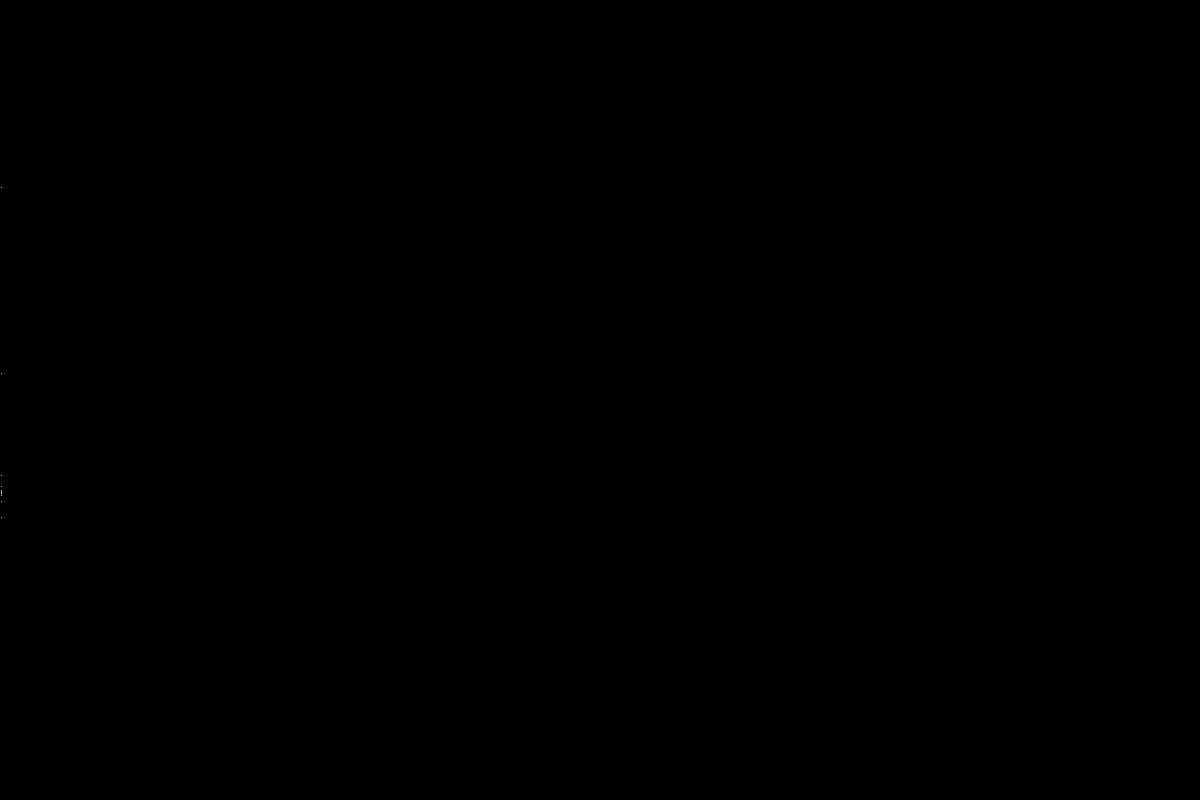
Frame 1 (no input)
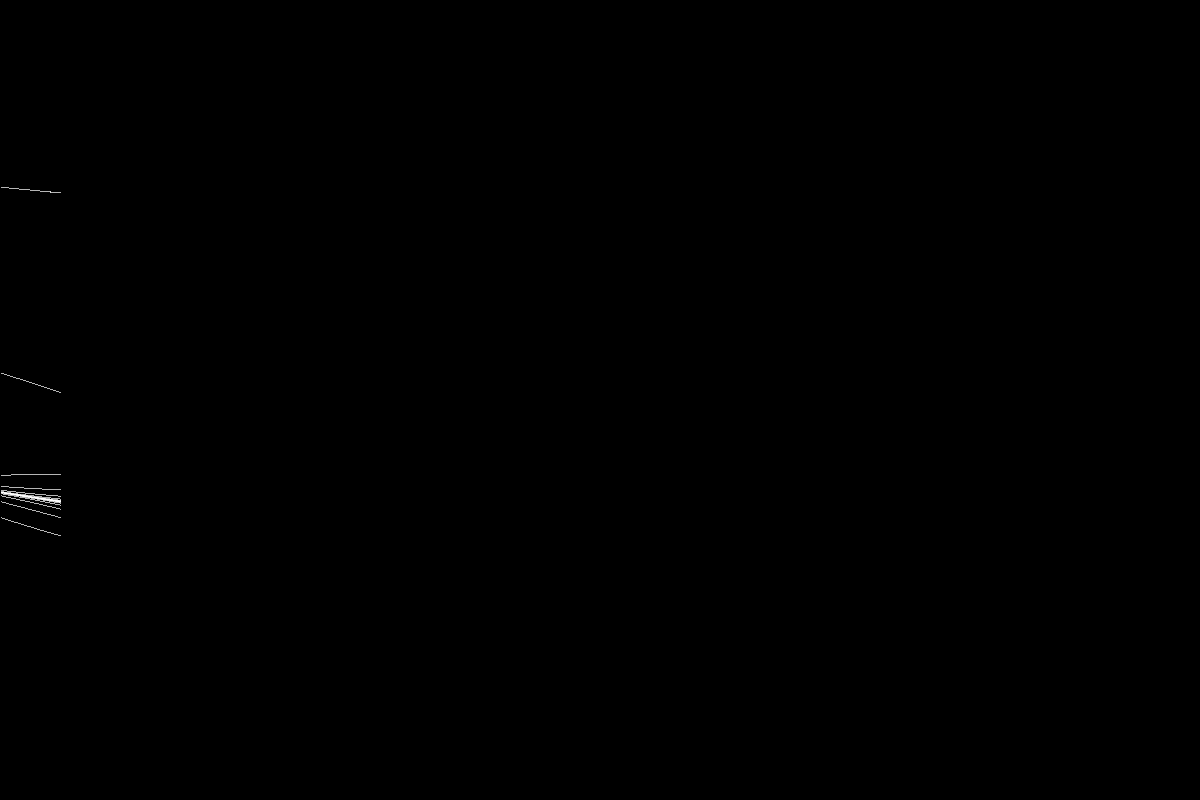
Frame 60 (the mouse pressed at the canvas centre just before this capture)
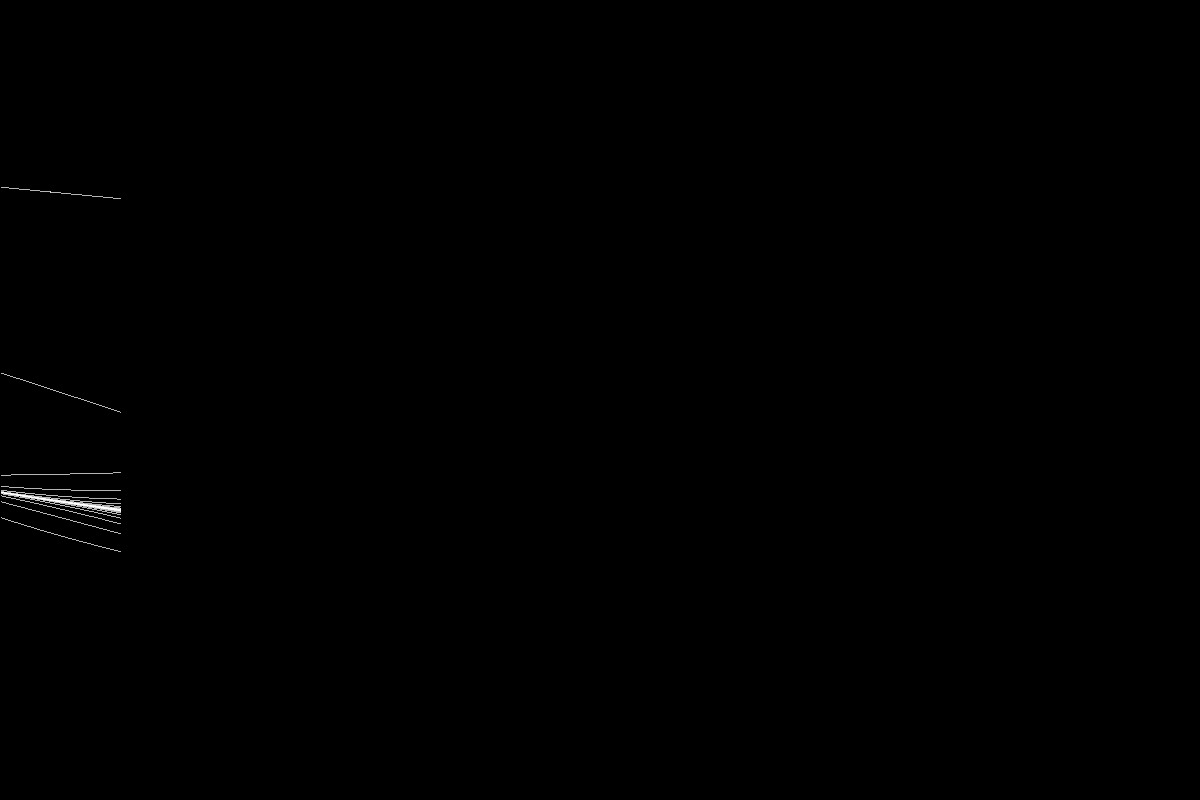
Frame 120 (the mouse held since frame 60 and released just before this capture)

The Processing sketch that drew these frames (run headless with seeded random() and noise(); from frame 60 on, the mouse is pressed at the canvas centre):

// Processing sketch: GA0_bifurcation
// ── GA0_bifurcation.pde
void setup(){
  size(1200,800);
  background(0);
  stroke(255);
}
void draw(){
  float x =frameCount;
  float r = map(x, 0, width, 2.6, 4.2 );
  float y= 0.1;
  for(int i=0;i<200;i++){
    y= r*y*(1-y);
    point(x, 800*y);
  }
}
